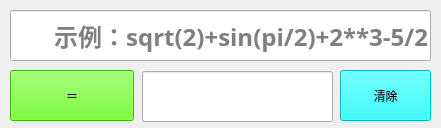
<?xml version="1.0" encoding="UTF-8"?>
<ui version="4.0">
 <class>Form</class>
 <widget class="QWidget" name="Form">
  <property name="geometry">
   <rect>
    <x>0</x>
    <y>0</y>
    <width>441</width>
    <height>128</height>
   </rect>
  </property>
  <property name="sizePolicy">
   <sizepolicy hsizetype="Fixed" vsizetype="Fixed">
    <horstretch>0</horstretch>
    <verstretch>0</verstretch>
   </sizepolicy>
  </property>
  <property name="windowTitle">
   <string>迷你计算器</string>
  </property>
  <widget class="QLineEdit" name="show_input">
   <property name="geometry">
    <rect>
     <x>10</x>
     <y>10</y>
     <width>421</width>
     <height>51</height>
    </rect>
   </property>
   <property name="sizePolicy">
    <sizepolicy hsizetype="Preferred" vsizetype="Preferred">
     <horstretch>0</horstretch>
     <verstretch>0</verstretch>
    </sizepolicy>
   </property>
   <property name="font">
    <font>
     <family>思源宋体 CN</family>
     <pointsize>18</pointsize>
     <weight>75</weight>
     <bold>true</bold>
    </font>
   </property>
   <property name="toolTip">
    <string/>
   </property>
   <property name="styleSheet">
    <string notr="true"/>
   </property>
   <property name="inputMask">
    <string/>
   </property>
   <property name="text">
    <string/>
   </property>
   <property name="echoMode">
    <enum>QLineEdit::Normal</enum>
   </property>
   <property name="alignment">
    <set>Qt::AlignRight|Qt::AlignTrailing|Qt::AlignVCenter</set>
   </property>
   <property name="placeholderText">
    <string>示例：sqrt(2)+sin(pi/2)+2**3-5/2</string>
   </property>
  </widget>
  <widget class="QPushButton" name="equal">
   <property name="geometry">
    <rect>
     <x>10</x>
     <y>70</y>
     <width>124</width>
     <height>51</height>
    </rect>
   </property>
   <property name="cursor">
    <cursorShape>PointingHandCursor</cursorShape>
   </property>
   <property name="styleSheet">
    <string notr="true">background-color:rgb(85, 255, 0)</string>
   </property>
   <property name="text">
    <string>＝</string>
   </property>
   <property name="shortcut">
    <string>Enter</string>
   </property>
  </widget>
  <widget class="QLineEdit" name="result">
   <property name="geometry">
    <rect>
     <x>142</x>
     <y>71</y>
     <width>191</width>
     <height>51</height>
    </rect>
   </property>
   <property name="sizePolicy">
    <sizepolicy hsizetype="Preferred" vsizetype="Preferred">
     <horstretch>0</horstretch>
     <verstretch>0</verstretch>
    </sizepolicy>
   </property>
   <property name="font">
    <font>
     <family>思源宋体 CN</family>
     <pointsize>20</pointsize>
     <weight>75</weight>
     <bold>true</bold>
    </font>
   </property>
   <property name="maxLength">
    <number>12</number>
   </property>
   <property name="alignment">
    <set>Qt::AlignLeading|Qt::AlignLeft|Qt::AlignVCenter</set>
   </property>
   <property name="readOnly">
    <bool>true</bool>
   </property>
  </widget>
  <widget class="QPushButton" name="clear">
   <property name="geometry">
    <rect>
     <x>340</x>
     <y>70</y>
     <width>91</width>
     <height>51</height>
    </rect>
   </property>
   <property name="cursor">
    <cursorShape>PointingHandCursor</cursorShape>
   </property>
   <property name="styleSheet">
    <string notr="true">background-color:rgb(0, 255, 255)</string>
   </property>
   <property name="text">
    <string>清除</string>
   </property>
  </widget>
 </widget>
 <resources/>
 <connections>
  <connection>
   <sender>clear</sender>
   <signal>clicked()</signal>
   <receiver>result</receiver>
   <slot>clear()</slot>
   <hints>
    <hint type="sourcelabel">
     <x>390</x>
     <y>92</y>
    </hint>
    <hint type="destinationlabel">
     <x>285</x>
     <y>90</y>
    </hint>
   </hints>
  </connection>
  <connection>
   <sender>clear</sender>
   <signal>clicked()</signal>
   <receiver>show_input</receiver>
   <slot>clear()</slot>
   <hints>
    <hint type="sourcelabel">
     <x>381</x>
     <y>96</y>
    </hint>
    <hint type="destinationlabel">
     <x>342</x>
     <y>51</y>
    </hint>
   </hints>
  </connection>
 </connections>
</ui>
